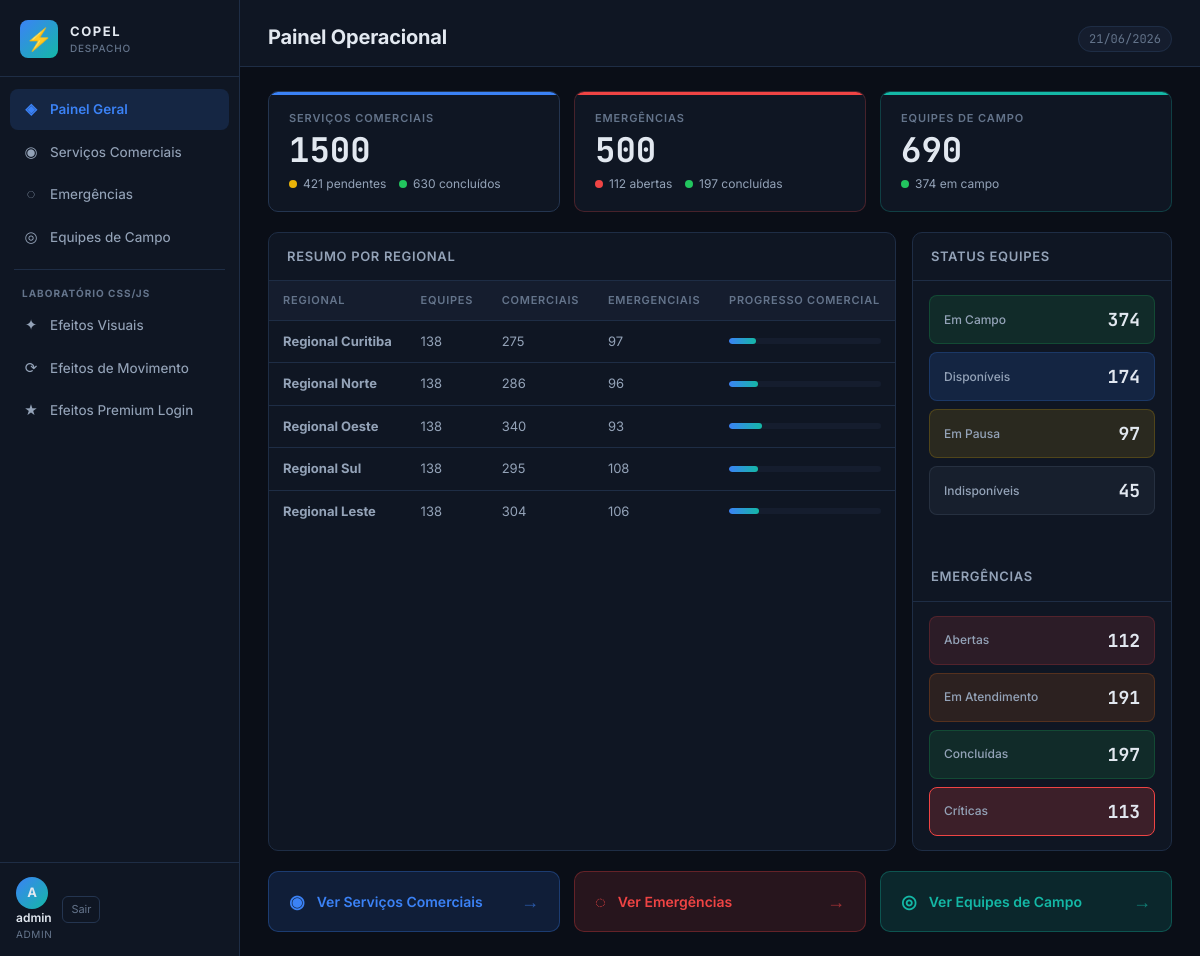
Page /home (signed in) on the committed database.
### models.py (models this page shows)
class Regional(db.Model):
    __tablename__ = 'regionais'
    id = db.Column(db.Integer, primary_key=True)
    nome = db.Column(db.String(100), nullable=False)
    sigla = db.Column(db.String(10), nullable=False)
    bscs = db.relationship('BSC', backref='regional', lazy=True)

### app.py (the view)
@app.route('/home')
@login_required
def home():
    hoje = date.today()
    total_comerciais = ServicoComercial.query.filter_by(data=hoje).count()
    total_emergenciais = ServicoEmergencial.query.filter_by(data=hoje).count()
    total_equipes = Equipe.query.filter_by(ativa=True).count()
    equipes_campo = Equipe.query.filter_by(status='EM_CAMPO', ativa=True).count()
    comerciais_pendentes = ServicoComercial.query.filter_by(data=hoje, status='PENDENTE').count()
    comerciais_concluidos = ServicoComercial.query.filter_by(data=hoje, status='CONCLUIDO').count()
    emergenciais_abertos = ServicoEmergencial.query.filter_by(data=hoje, status='ABERTO').count()
    emergenciais_concluidos = ServicoEmergencial.query.filter_by(data=hoje, status='CONCLUIDO').count()
    regionais = Regional.query.all()
    stats_regionais = []
    for r in regionais:
        bsc_ids = [b.id for b in r.bscs]
        eq_ids = [e.id for b in r.bscs for e in b.equipes]
        com = ServicoComercial.query.filter(ServicoComercial.data == hoje, ServicoComercial.equipe_id.in_(eq_ids)).count() if eq_ids else 0
        eme = ServicoEmergencial.query.filter(ServicoEmergencial.data == hoje, ServicoEmergencial.equipe_id.in_(eq_ids)).count() if eq_ids else 0
        stats_regionais.append({'nome': r.nome, 'comerciais': com, 'emergenciais': eme, 'equipes': len(eq_ids)})
    return render_template('home.html',
        total_comerciais=total_comerciais, total_emergenciais=total_emergenciais,
        total_equipes=total_equipes, equipes_campo=equipes_campo,
        comerciais_pendentes=comerciais_pendentes, comerciais_concluidos=comerciais_concluidos,
        emergenciais_abertos=emergenciais_abertos, emergenciais_concluidos=emergenciais_concluidos,
        stats_regionais=stats_regionais, hoje=hoje.strftime('%d/%m/%Y'))

### app.py (called while the page is built)
def login_required(f):
    from functools import wraps
    @wraps(f)
    def decorated(*args, **kwargs):
        if 'user_id' not in session:
            return redirect(url_for('login'))
        return f(*args, **kwargs)
    return decorated

### templates/home.html (shortened to what this page needs)
{% extends 'base.html' %}
{% block page_title %}Painel Operacional{% endblock %}
{% block page_meta %}<span class="badge-date">{{ hoje }}</span>{% endblock %}
{% block content %}
<div class="kpi-grid">
    <div class="kpi-card kpi-blue" id="kpi-comerciais">
        <div class="kpi-label">Serviços Comerciais</div>
        <div class="kpi-value" id="val-com-total">{{ total_comerciais }}</div>
        <div class="kpi-sub">
            <span class="dot dot-yellow"></span>{{ comerciais_pendentes }} pendentes &nbsp;
            <span class="dot dot-green"></span>{{ comerciais_concluidos }} concluídos
        </div>
    </div>
    <div class="kpi-card kpi-red" id="kpi-emergenciais">
        <div class="kpi-label">Emergências</div>
        <div class="kpi-value" id="val-eme-total">{{ total_emergenciais }}</div>
        <div class="kpi-sub">
            <span class="dot dot-red"></span>{{ emergenciais_abertos }} abertas &nbsp;
            <span class="dot dot-green"></span>{{ emergenciais_concluidos }} concluídas
        </div>
    </div>
    <div class="kpi-card kpi-teal" id="kpi-equipes">
        <div class="kpi-label">Equipes de Campo</div>
        <div class="kpi-value" id="val-eq-total">{{ total_equipes }}</div>
        <div class="kpi-sub">
            <span class="dot dot-green"></span>{{ equipes_campo }} em campo
        </div>
    </div>
</div>
<div class="section-row">
    <div class="card card-wide">
        <div class="card-header">
            <h2 class="card-title">Resumo por Regional</h2>
        </div>
        <div class="table-wrap">
            <table class="data-table">
                <thead>
                    <tr>
                        <th>Regional</th>
                        <th>Equipes</th>
                        <th>Comerciais</th>
                        <th>Emergenciais</th>
                        <th>Progresso Comercial</th>
                    </tr>
                </thead>
                <tbody>
                    {% for r in stats_regionais %}
                    <tr>
                        <td><strong>{{ r.nome }}</strong></td>
                        <td>{{ r.equipes }}</td>
                        <td>{{ r.comerciais }}</td>
                        <td>{{ r.emergenciais }}</td>
                        <td>
                            <div class="mini-bar">
                                <div class="mini-bar-fill" style="width: {{ [((r.comerciais / [total_comerciais,1]|max)*100)|int, 100]|min }}%"></div>
                            </div>
                        </td>
                    </tr>
                    {% endfor %}
                </tbody>
            </table>
        </div>
    </div>
    <div class="card card-narrow">
        <div class="card-header">
            <h2 class="card-title">Status Equipes</h2>
        </div>
        <div class="status-pills">
            <div class="status-pill green">
                <span class="sp-label">Em Campo</span>
                <span class="sp-val" id="val-eq-campo">—</span>
            </div>
            <div class="status-pill blue">
                <span class="sp-label">Disponíveis</span>
                <span class="sp-val" id="val-eq-disp">—</span>
            </div>
            <div class="status-pill yellow">
                <span class="sp-label">Em Pausa</span>
                <span class="sp-val" id="val-eq-pausa">—</span>
            </div>
            <div class="status-pill gray">
                <span class="sp-label">Indisponíveis</span>
                <span class="sp-val" id="val-eq-indisp">—</span>
            </div>
        </div>
        <div class="card-header" style="margin-top:1.5rem">
            <h2 class="card-title">Emergências</h2>
        </div>
        <div class="status-pills">
            <div class="status-pill red">
                <span class="sp-label">Abertas</span>
                <span class="sp-val" id="val-eme-abertos">—</span>
            </div>
            <div class="status-pill orange">
                <span class="sp-label">Em Atendimento</span>
                <span class="sp-val" id="val-eme-atend">—</span>
            </div>
            <div class="status-pill green">
                <span class="sp-label">Concluídas</span>
                <span class="sp-val" id="val-eme-conc">—</span>
            </div>
            <div class="status-pill critica">
                <span class="sp-label">Críticas</span>
                <span class="sp-val" id="val-eme-crit">—</span>
            </div>
        </div>
    </div>
</div>
<div class="links-row">
    <a href="{{ url_for('comerciais') }}" class="quick-link ql-blue">
        <span class="ql-icon">◉</span>
        <span class="ql-label">Ver Serviços Comerciais</span>
        <span class="ql-arrow">→</span>
    </a>
    <a href="{{ url_for('emergenciais') }}" class="quick-link ql-red">
        <span class="ql-icon">◌</span>
        <span class="ql-label">Ver Emergências</span>
        <span class="ql-arrow">→</span>
    </a>
    <a href="{{ url_for('equipes') }}" class="quick-link ql-teal">
        <span class="ql-icon">◎</span>
        <span class="ql-label">Ver Equipes de Campo</span>
        <span class="ql-arrow">→</span>
    </a>
</div>
{% endblock %}

### templates/base.html (shortened to what this page needs)
<!DOCTYPE html>
<html lang="pt-BR">
<head>
    <link rel="stylesheet" href="{{ url_for('static', filename='css/style.css') }}">
</head>
<body>
{% if session.user_id %}
<div class="app-shell">
    <aside class="sidebar">
        <div class="sidebar-brand">
            <div class="brand-icon">⚡</div>
            <div class="brand-text">
                <span class="brand-name">COPEL</span>
                <span class="brand-sub">DESPACHO</span>
            </div>
        </div>
        <nav class="sidebar-nav">
            <a href="{{ url_for('home') }}" class="nav-item {% if request.endpoint == 'home' %}active{% endif %}">
                <span class="nav-icon">◈</span>
                <span>Painel Geral</span>
            </a>
            <a href="{{ url_for('comerciais') }}" class="nav-item {% if request.endpoint == 'comerciais' %}active{% endif %}">
                <span class="nav-icon">◉</span>
                <span>Serviços Comerciais</span>
            </a>
            <a href="{{ url_for('emergenciais') }}" class="nav-item {% if request.endpoint == 'emergenciais' %}active{% endif %}">
                <span class="nav-icon">◌</span>
                <span>Emergências</span>
            </a>
            <a href="{{ url_for('equipes') }}" class="nav-item {% if request.endpoint == 'equipes' %}active{% endif %}">
                <span class="nav-icon">◎</span>
                <span>Equipes de Campo</span>
            </a>
            <div class="nav-divider"></div>
            <span class="nav-section-label">Laboratório CSS/JS</span>
            <a href="{{ url_for('efeitos_visuais') }}" class="nav-item {% if request.endpoint == 'efeitos_visuais' %}active{% endif %}">
                <span class="nav-icon">✦</span>
                <span>Efeitos Visuais</span>
            </a>
            <a href="{{ url_for('efeitos_movimento') }}" class="nav-item {% if request.endpoint == 'efeitos_movimento' %}active{% endif %}">
                <span class="nav-icon">⟳</span>
                <span>Efeitos de Movimento</span>
            </a>
            <a href="{{ url_for('efeitos_login') }}" class="nav-item {% if request.endpoint == 'efeitos_login' %}active{% endif %}">
                <span class="nav-icon">★</span>
                <span>Efeitos Premium Login</span>
            </a>
        </nav>
        <div class="sidebar-footer">
            <div class="user-info">
                <div class="user-avatar">{{ session.username[0]|upper }}</div>
                <div class="user-details">
                    <span class="user-name">{{ session.username }}</span>
                    <span class="user-role">{{ session.role }}</span>
                </div>
            </div>
            <a href="{{ url_for('logout') }}" class="logout-btn">Sair</a>
        </div>
    </aside>
    <main class="main-content">
        <div class="page-header">
            <h1 class="page-title">{% block page_title %}{% endblock %}</h1>
            <div class="page-meta">{% block page_meta %}{% endblock %}</div>
        </div>
        <div class="page-body">
            {% block content %}{% endblock %}
        </div>
    </main>
</div>
{% else %}
{% block auth_content %}{% endblock %}
{% endif %}
</body>
</html>

### rows in the picture
Regional: nome "Regional Curitiba", equipes "138", comerciais "275", emergenciais "97", {{ [((r.comerciais / [total_comerciais,1]|max)*100)|int, 100]|min }} 18 (drawn)
Regional: nome "Regional Norte", equipes "138", comerciais "286", emergenciais "96", {{ [((r.comerciais / [total_comerciais,1]|max)*100)|int, 100]|min }} 19 (drawn)
Regional: nome "Regional Oeste", equipes "138", comerciais "340", emergenciais "93", {{ [((r.comerciais / [total_comerciais,1]|max)*100)|int, 100]|min }} 22 (drawn)
Regional: nome "Regional Sul", equipes "138", comerciais "295", emergenciais "108", {{ [((r.comerciais / [total_comerciais,1]|max)*100)|int, 100]|min }} 19 (drawn)
Regional: nome "Regional Leste", equipes "138", comerciais "304", emergenciais "106", {{ [((r.comerciais / [total_comerciais,1]|max)*100)|int, 100]|min }} 20 (drawn)

### other values in the picture
{{ session.username[0]|upper }} "A"
{{ session.username }} "admin"
{{ session.role }} "ADMIN"
{{ hoje }} "21/06/2026"
{{ total_comerciais }} "1500"
{{ comerciais_pendentes }} "421"
{{ comerciais_concluidos }} "630"
{{ total_emergenciais }} "500"
{{ emergenciais_abertos }} "112"
{{ emergenciais_concluidos }} "197"
{{ total_equipes }} "690"
{{ equipes_campo }} "374"
